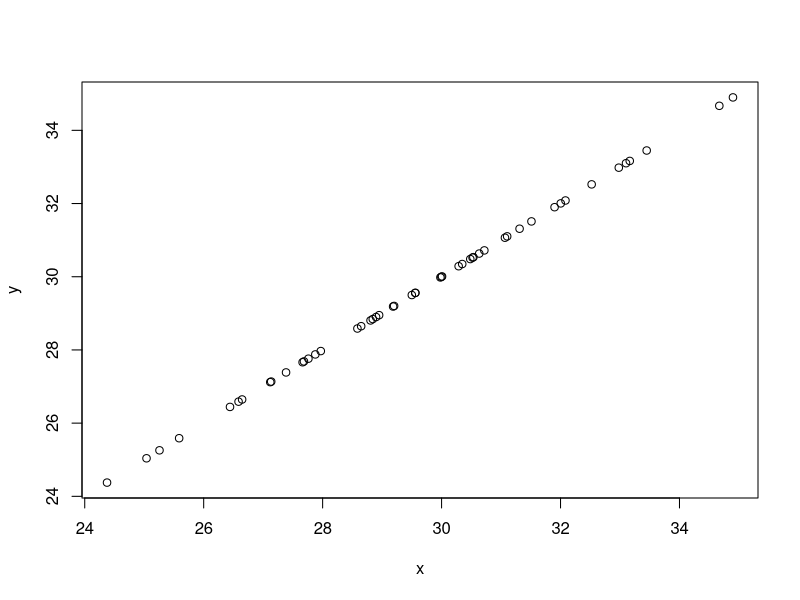
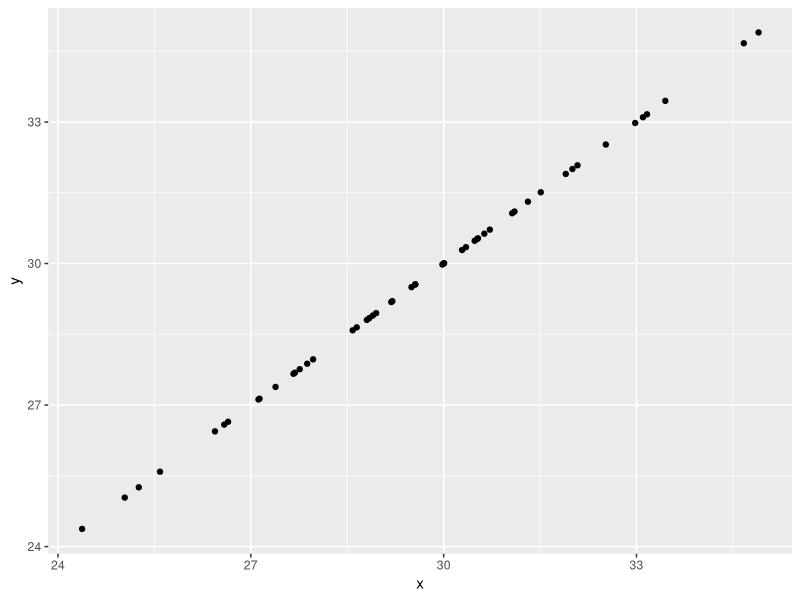
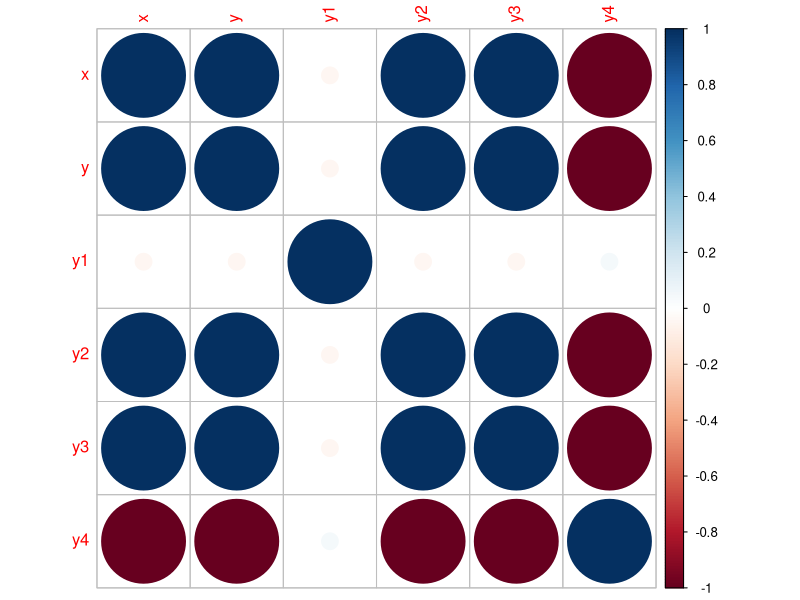
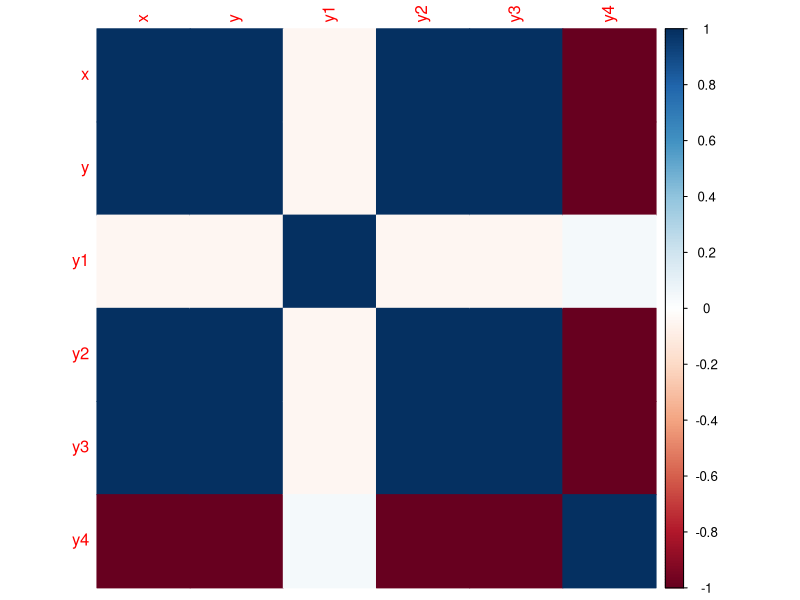
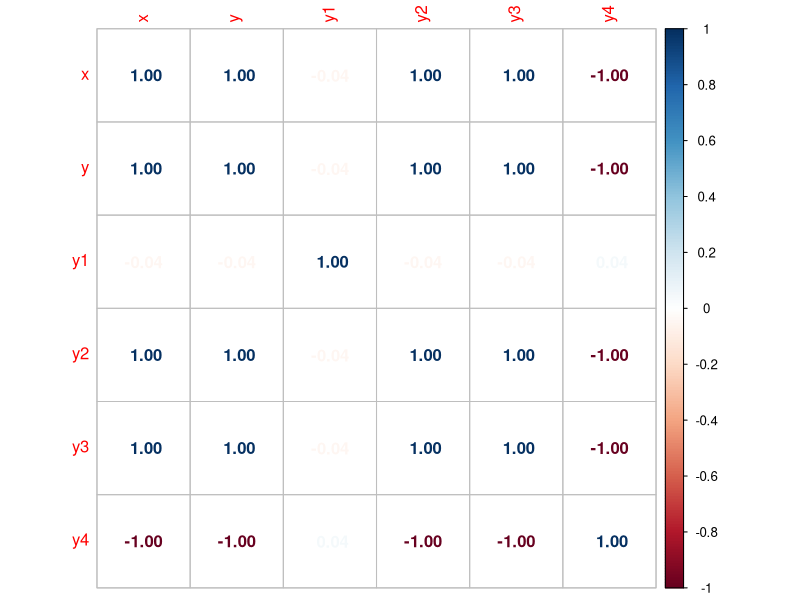

R code for these plots, in order: (Note: this script raises an error after producing the figures.)
install.packages("ggplot2")
install.packages("corrplot")
library("ggplot2")
library("corrplot")
library("dplyr")

x <- rnorm(n = 50, mean = 30, sd = 2)
y <- x
test <- data.frame(x = x, y = y) #data frame format for ggplot

plot(x, y)
ggplot(test, aes(x=x, y = y))+ geom_point()

cor(x,y) #for the values
cor(test$x, test$y) #for the data frame version

y1 <- rnorm(n = 50, mean = 48, sd = 2)
y2 <- x-3
y3 <- jitter(x)
y4 <- x * -1

cor(x,y1)
cor(x,y2)
cor(x,y3)
cor(x,y4)

all <- data.frame(x, y, y1, y2, y3, y4)

M <- cor(all)

corrplot(M, method = "circle")
corrplot(M, method = "color")
corrplot(M, method = "number")

?cor()

#gold correlation


#df$A <- gsub(">", "", df$A)
gold$Ta.ppm <- gsub(">", "", gold$Ta.ppm)
gold$U.ppm <- gsub(">", "", gold$U.ppm)
gold$Yb.ppm <- gsub(">", "", gold$Yb.ppm)

gold <- na.omit(gold)

x <- gold$Au.oz.ton

# Common Elements
Al <- gold$Al.
Ca <- gold$Ca.
Fe <- gold$Fe.
K <- gold$K.
Mg <- gold$Mg.
Na <- gold$Na.
P <- gold$P.
Ti <- gold$Ti.

# Additional Elements (with .ppm)
Mn.ppm <- gold$Mn.ppm
Ag.ppm <- gold$Ag.ppm
As.ppm <- gold$As.ppm
Ba.ppm <- gold$Ba.ppm
Be.ppm <- gold$Be.ppm
Bi.ppm <- gold$Bi.ppm
Cd.ppm <- gold$Cd.ppm
Ce.ppm <- gold$Ce.ppm
Co.ppm <- gold$Co.ppm
Cr.ppm <- gold$Cr.ppm
Cu.ppm <- gold$Cu.ppm
Eu.ppm <- gold$Eu.ppm
Ga.ppm <- gold$Ga.ppm
Ho.ppm <- gold$Ho.ppm
La.ppm <- gold$La.ppm
Li.ppm <- gold$Li.ppm
Mo.ppm <- gold$Mo.ppm
Nb.ppm <- gold$Nb.ppm
Nd.ppm <- gold$Nd.ppm
Ni.ppm <- gold$Ni.ppm
Pb.ppm <- gold$Pb.ppm
Sc.ppm <- gold$Sc.ppm
Sn.ppm <- gold$Sn.ppm
Sr.ppm <- gold$Sr.ppm
Ta.ppm <- gold$Ta.ppm
Th.ppm <- gold$Th.ppm
U.ppm <- gold$U.ppm
V.ppm <- gold$V.ppm
Y.ppm <- gold$Y.ppm
Yb.ppm <- gold$Yb.ppm

Elements <- names(gold)[grepl("Al\\.|Ca\\.|Fe\\.|K\\.|Mg\\.|Na\\.|P\\.|Ti\\.|Mn\\.ppm|Ag\\.ppm|As\\.ppm|Ba\\.ppm|Be\\.ppm|Bi\\.ppm|Cd\\.ppm|Ce\\.ppm|Co\\.ppm|Cr\\.ppm|Cu\\.ppm|Eu\\.ppm|Ga\\.ppm|Ho\\.ppm|La\\.ppm|Li\\.ppm|Mo\\.ppm|Nb\\.ppm|Nd\\.ppm|Ni\\.ppm|Pb\\.ppm|Sc\\.ppm|Sn\\.ppm|Sr\\.ppm|Ta\\.ppm|Th\\.ppm|U\\.ppm|V\\.ppm|Y\\.ppm|Yb\\.ppm", names(gold))]

for (Element in Elements){
  correlation <- cor(x, y = gold[[Element]], use = "complete.obs")
  print(paste("Correlation between x and", Element, "is:", correlation))
}  




cor(filtered_gold$Au.oz.ton, filtered_gold$Al.)
